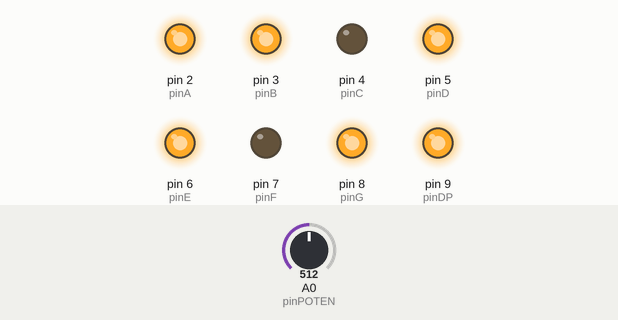
Recording of a sketch running on a simulated Arduino Uno, built with avr-gcc and run on an emulated ATmega328P. Parts: output pins drawn as LEDs (lit = HIGH). Inputs (shaded band) come from the test bench; at power-on: A0 (pinPOTEN) = 512.

Above: at 1.2 s.
1.3 s: A0 (pinPOTEN) set to 604
2.8 s: A0 (pinPOTEN) set to 630
At 4.0 s:
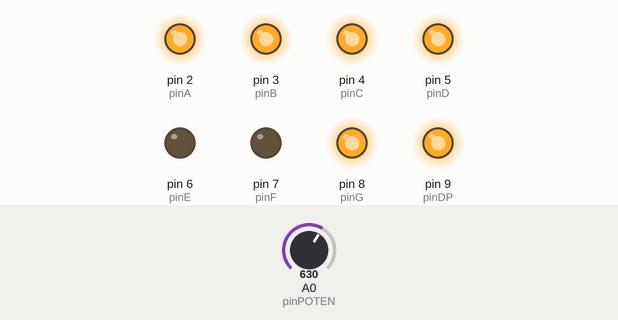
4.3 s: A0 (pinPOTEN) set to 800
5.8 s: A0 (pinPOTEN) set to 836
At 6.5 s:
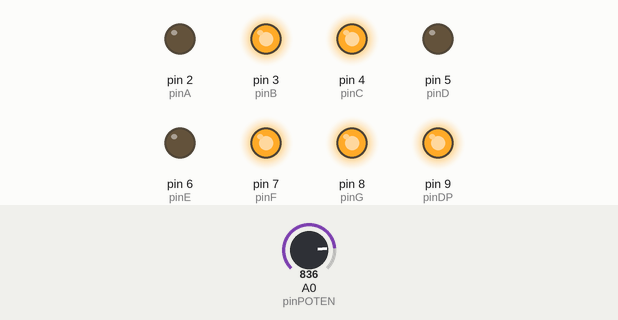
7.3 s: A0 (pinPOTEN) set to 1013
8.8 s: A0 (pinPOTEN) set to 1023
At 10.0 s:
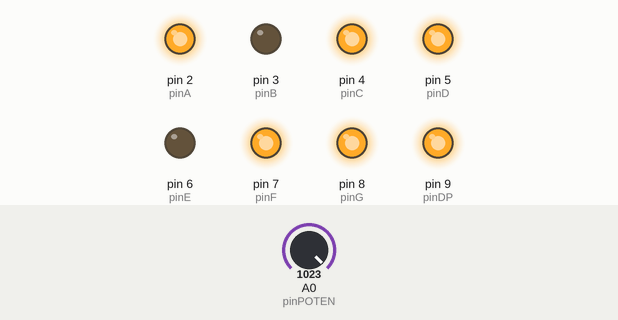
Timing chart, 0 to 11.3 s (numbered marks = the images above; inputs shaded):
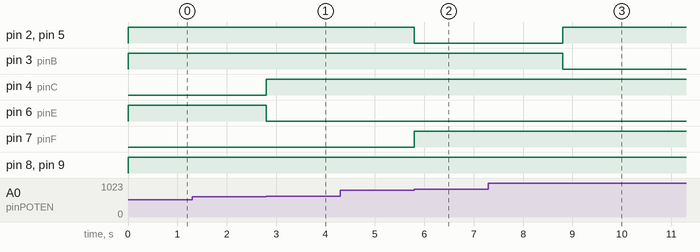

The sketch:

contador_potenciometro_display71.ino
```cpp
const int pinA=2, pinB=3, pinC=4, pinD=5;
const int pinE=6, pinF=7, pinG=8, pinDP=9;
const int pinPOTEN=A0;
int valor;

void setup()
{            // Poderia declarar todos os pinos como OUTPUT da forma tradicional, foi feito dessa forma para facilitar.
  for (int i=2; i<=9; i++){
    pinMode(i, OUTPUT);
  }
  pinMode(pinPOTEN, INPUT);
  Serial.begin(9600);
}

void loop()
{
  valor = analogRead(pinPOTEN);
  valor= map(valor, 0, 1023, 0, 5);
 // Serial.println(valor);  -> os valores do potenciometro vão aparecer na tela

  switch(valor){
  case 0:
       //ZERO
       digitalWrite (pinA, HIGH);  // PODE TROCAR HIGH=1 E LOW=3.
       digitalWrite (pinB, HIGH);
       digitalWrite (pinC, HIGH);
       digitalWrite (pinD, HIGH);
       digitalWrite (pinE, HIGH);
       digitalWrite (pinF, HIGH);
       digitalWrite (pinG, LOW);
       digitalWrite (pinDP, HIGH); //PONTO.
  break;

  case 1:
       //UM
       digitalWrite (pinA, LOW);
       digitalWrite (pinB, HIGH);
       digitalWrite (pinC, HIGH);
       digitalWrite (pinD, LOW);
       digitalWrite (pinE, LOW);
       digitalWrite (pinF, LOW);
       digitalWrite (pinG, LOW);
       digitalWrite (pinDP, HIGH); //PONTO.
  break;

  case 2:
       //DOIS
       digitalWrite (pinA, HIGH);
       digitalWrite (pinB, HIGH);
       digitalWrite (pinC, LOW);
       digitalWrite (pinD, HIGH);
       digitalWrite (pinE, HIGH);
       digitalWrite (pinF, LOW);
       digitalWrite (pinG, HIGH);
       digitalWrite (pinDP, HIGH); //PONTO.
  break;

  case 3:
       //TRÊS
       digitalWrite (pinA, HIGH);
       digitalWrite (pinB, HIGH);
       digitalWrite (pinC, HIGH);
       digitalWrite (pinD, HIGH);
       digitalWrite (pinE, LOW);
       digitalWrite (pinF, LOW);
       digitalWrite (pinG, HIGH);
       digitalWrite (pinDP, HIGH); //PONTO.
  break;

  case 4:
       //QUATRO
       digitalWrite (pinA, LOW);
       digitalWrite (pinB, HIGH);
       digitalWrite (pinC, HIGH);
       digitalWrite (pinD, LOW);
       digitalWrite (pinE, LOW);
       digitalWrite (pinF, HIGH);
       digitalWrite (pinG, HIGH);
       digitalWrite (pinDP, HIGH); //PONTO.
  break;

  case 5:
       //CINCO
       digitalWrite (pinA, HIGH);
       digitalWrite (pinB, LOW);
       digitalWrite (pinC, HIGH);
       digitalWrite (pinD, HIGH);
       digitalWrite (pinE, LOW);
       digitalWrite (pinF, HIGH);
       digitalWrite (pinG, HIGH);
       digitalWrite (pinDP, HIGH); //PONTO.
  break;
  }


}
```

Measured:
- the behaviour switches between 613 and 614 on A0 (pinPOTEN) (found by bisection; images 0 and 1)
- the behaviour switches between 818 and 819 on A0 (pinPOTEN) (found by bisection; images 1 and 2)
- the behaviour switches between 1022 and 1023 on A0 (pinPOTEN) (found by bisection; images 2 and 3)
- after the input at 1.3 s, every drawn part: stays the same
- after the input at 2.8 s, pin 4 (pinC): LOW → HIGH at once; pin 6 (pinE): HIGH → LOW at once
- after the input at 4.3 s, every drawn part: stays the same
- after the input at 5.8 s, pin 2 (pinA), pin 5 (pinD): HIGH → LOW at once; pin 7 (pinF): LOW → HIGH at once
- after the input at 7.3 s, every drawn part: stays the same
- after the input at 8.8 s, pin 2 (pinA), pin 5 (pinD): LOW → HIGH at once; pin 3 (pinB): HIGH → LOW at once
